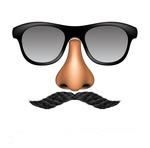
//> input picture images/5.jpg, 150 x 148 px, given in place of the camera
$ ./main   (built with g++ and OpenCV 4)
//> lines starting //> are read from the running program, lines starting //| are printed output that depends on the picture; after the words box and inside, x2 and y2 are one past the last pixel; in counts of white or black regions, pixels touching at a corner belong together

//This is the default code the ceemple plugin creates when starting a visual studio ceemple project
//requirements include visual studio 2013, and installation of the ceemple plugin (links are in the description section)

#include "opencv2/opencv.hpp"

using namespace cv;

int main(int, char)
{
	VideoCapture cap(0); // open the default camera
	if (!cap.isOpened()) // check if we succeeded
		return -1;
	Mat edges;
	namedWindow("edges", 1);

	for (;;)
	{
		Mat frame;
		cap >> frame; // get a new frame from camera
//> frame is the input picture: 148 rows x 150 cols, CV_8UC3; mean B, G, R 210.5, 212.5, 215.7
		cvtColor(frame, edges, CV_BGR2GRAY);
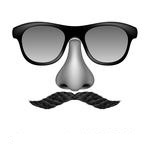
//> edges: 148 rows x 150 cols, CV_8UC1; min 0, max 255, mean 213.3
		GaussianBlur(edges, edges, Size(7, 7), 1.5, 1.5);
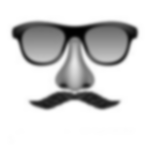
//> edges: 148 rows x 150 cols, CV_8UC1; min 2, max 255, mean 213.3
		Canny(edges, edges, 0, 30, 3);
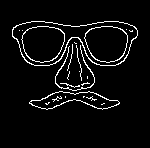
//> edges: 148 rows x 150 cols, CV_8UC1; 5.3% white in thin lines or dots, all inside (x1, y1, x2, y2) = (12, 21, 138, 110)
		imshow("edges", edges);
		if (waitKey(30) >= 0)
//> the Esc key is pressed
			break;
	}
	// the camera will be deinitialized automatically in VideoCapture destructor
	return 0;
}

$ run again, on images/HappyFish.jpg
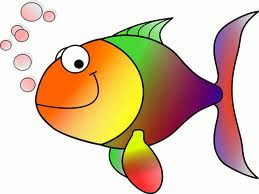
//> input picture images/HappyFish.jpg, 259 x 194 px, given in place of the camera
//> frame is the input picture: 194 rows x 259 cols, CV_8UC3; mean B, G, R 170.8, 196.4, 219.3
//> `GaussianBlur(edges, edges, Size(7, 7), 1.5, 1.5);`:
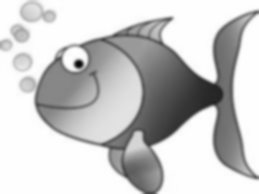
//> edges: 194 rows x 259 cols, CV_8UC1; min 6, max 254, mean 200.4
//> `Canny(edges, edges, 0, 30, 3);`:
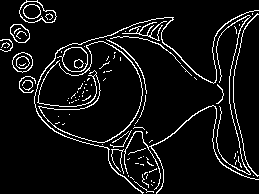
//> edges: 194 rows x 259 cols, CV_8UC1; 7.3% white in thin lines or dots
